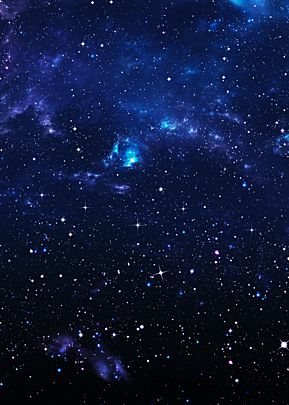
#> input picture image/Bintang.jpg, 289 x 405 px
$ python max_filter.py
#> lines starting #> are read from the running program, lines starting #| are printed output that depends on the picture
import cv2
import numpy as np

# Load the image
img = cv2.imread('image/Bintang.jpg')
#> img is the input picture: shape (405, 289, 3); mean B, G, R 58.5, 24.7, 14.5

# Define the kernel size for maximum filtering
kernel_size = 5

# Define the kernel for maximum filtering
kernel = np.ones((kernel_size,kernel_size),np.uint8)

# Apply the maximum filter to the image
filtered_img = cv2.dilate(img, kernel, iterations = 1)
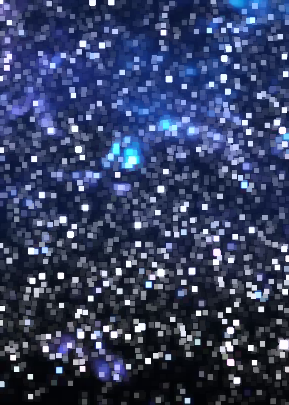
#> filtered_img: shape (405, 289, 3); mean B, G, R 99.3, 65.3, 54.6

# Display the original and filtered images
cv2.imshow('Original Image',img)
cv2.imshow('Filtered Image',filtered_img)

cv2.waitKey(0)
cv2.destroyAllWindows()
